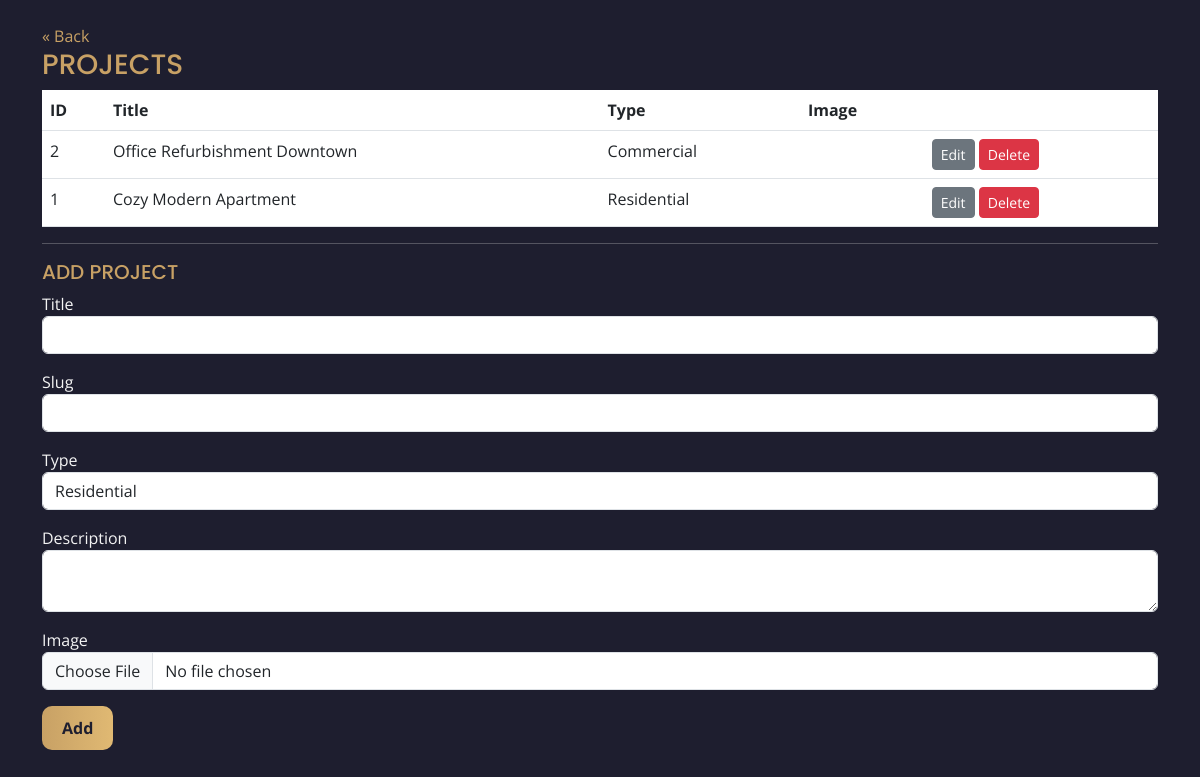
Page /admin/projects_crud.php (signed in) on the committed database.
### tables this page shows
CREATE TABLE IF NOT EXISTS `projects` (
  `id` INT AUTO_INCREMENT PRIMARY KEY,
  `title` VARCHAR(255) NOT NULL,
  `slug` VARCHAR(255) NOT NULL,
  `type` ENUM('Residential','Commercial') NOT NULL DEFAULT 'Residential',
  `description` TEXT,
  `image` VARCHAR(255),
  `created_at` TIMESTAMP DEFAULT CURRENT_TIMESTAMP
);

### admin/projects_crud.php (the view, shortened to what this page needs)
<?php require_once __DIR__ . '/../inc/auth.php'; require_once __DIR__ . '/../inc/csrf.php'; require_admin();
$items=$pdo->query("SELECT * FROM projects ORDER BY id DESC")->fetchAll();
?>
<!doctype html>
<html>
<head>
    <link href="https://cdn.jsdelivr.net/npm/bootstrap@5.3.0/dist/css/bootstrap.min.css" rel="stylesheet">
    <link rel="stylesheet" href="assets/css/theme.css">
</head>
<body>
    <div class="container py-4"><a href="dashboard.php">« Back</a>
        <h3>Projects</h3>
        <table class="table">
            <thead>
                <tr>
                    <th>ID</th>
                    <th>Title</th>
                    <th>Type</th>
                    <th>Image</th>
                    <th></th>
                </tr>
            </thead>
            <tbody><?php foreach($items as $it): ?><tr>
                    <td><?=$it['id']?></td>
                    <td><?=$it['title']?></td>
                    <td><?=$it['type']?></td>
                    <td><?php if($it['image']): ?><img src="../assets/uploads/<?=$it['image']?>"
                            style="height:50px"><?php endif; ?></td>
                    <td><a class="btn btn-sm btn-secondary" href="?edit=<?=$it['id']?>">Edit</a> <a
                            class="btn btn-sm btn-danger" href="?delete=<?=$it['id']?>"
                            onclick="return confirm('Delete?')">Delete</a></td>
                </tr><?php endforeach; ?></tbody>
        </table>
        <hr>
        <?php if(isset($_GET['edit'])){ $editid=(int)$_GET['edit']; $ed=$pdo->prepare('SELECT * FROM projects WHERE id=?'); $ed->execute([$editid]); $ep=$ed->fetch(); ?>
        <h5>Edit Project</h5><?php } else { ?><h5>Add Project</h5><?php } ?><form method="post"
            enctype="multipart/form-data"><input type="hidden" name="csrf" value="<?=csrf_token()?>"><input
            <div class="mb-3"><label>Title</label><input name="title" class="form-control" required
                    value="<?=isset($ep)?$ep['title']:''?>"></div>
            <div class="mb-3"><label>Slug</label><input name="slug" class="form-control"
                    value="<?=isset($ep)?$ep['slug']:''?>"></div>
            <div class="mb-3"><label>Type</label><select name="type" class="form-control">
                    <option <?=isset($ep) && $ep['type']=='Residential'?'selected':''?>>Residential</option>
                </select></div>
            <div class="mb-3"><label>Description</label><textarea name="description"
                    class="form-control"><?=isset($ep)?$ep['description']:''?></textarea></div>
            <div class="mb-3"><label>Image</label><input type="file" name="image" class="form-control"></div><button
                class="btn btn-primary"><?php if(isset($ep)) echo 'Save'; else echo 'Add'; ?></button>
        </form>
    </div>
</body>
</html>

### assets/css/theme.css (style rules this page uses)
:root { --primary:#1E1E2F;--accent-gold:#C8A165;--accent-gold-2:#E0B973; --secondary:#F4F4F4;--highlight:#A68A53;--text-main:#333;--nav-bg:rgba(30,30,47,0.95); }
body { background:var(--primary);color:var(--secondary);font-family:'Open Sans',sans-serif;margin:0; }
h1,h2,h3,h4,h5 { font-family:'Poppins',sans-serif;text-transform:uppercase;color:var(--accent-gold); }
a { color:var(--accent-gold);text-decoration:none; }
.btn-primary { background:linear-gradient(90deg,var(--accent-gold),var(--accent-gold-2));color:var(--primary);padding:10px 20px;border:none;border-radius:10px;font-weight:700;transition:.3s; }

### rows in the picture
projects: id "2", title "Office Refurbishment Downtown", type "Commercial"
projects: id "1", title "Cozy Modern Apartment", type "Residential"
